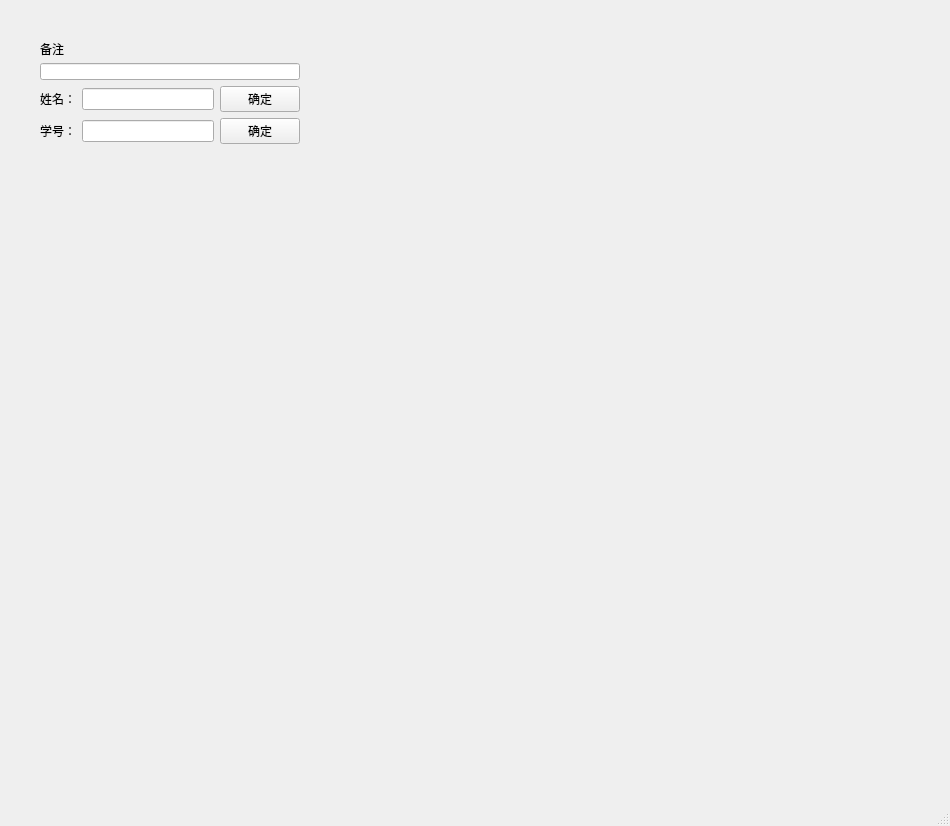
<?xml version="1.0" encoding="UTF-8"?>
<ui version="4.0">
 <class>MainWindow</class>
 <widget class="QMainWindow" name="MainWindow">
  <property name="geometry">
   <rect>
    <x>0</x>
    <y>0</y>
    <width>950</width>
    <height>826</height>
   </rect>
  </property>
  <property name="windowTitle">
   <string>MainWindow</string>
  </property>
  <widget class="QWidget" name="centralwidget">
   <widget class="QWidget" name="">
    <property name="geometry">
     <rect>
      <x>40</x>
      <y>40</y>
      <width>260</width>
      <height>104</height>
     </rect>
    </property>
    <layout class="QVBoxLayout" name="verticalLayout_2">
     <item>
      <layout class="QVBoxLayout" name="verticalLayout">
       <item>
        <widget class="QLabel" name="label">
         <property name="text">
          <string>备注</string>
         </property>
        </widget>
       </item>
       <item>
        <widget class="QLineEdit" name="lineEdit"/>
       </item>
      </layout>
     </item>
     <item>
      <layout class="QHBoxLayout" name="horizontalLayout">
       <item>
        <widget class="QLabel" name="label_2">
         <property name="text">
          <string>姓名：</string>
         </property>
        </widget>
       </item>
       <item>
        <widget class="QLineEdit" name="lineEdit_2"/>
       </item>
       <item>
        <widget class="QPushButton" name="pushButton">
         <property name="text">
          <string>确定</string>
         </property>
        </widget>
       </item>
      </layout>
     </item>
     <item>
      <layout class="QHBoxLayout" name="horizontalLayout_2">
       <item>
        <widget class="QLabel" name="label_3">
         <property name="text">
          <string>学号：</string>
         </property>
        </widget>
       </item>
       <item>
        <widget class="QLineEdit" name="lineEdit_3">
         <property name="text">
          <string/>
         </property>
        </widget>
       </item>
       <item>
        <widget class="QPushButton" name="pushButton_2">
         <property name="text">
          <string>确定</string>
         </property>
        </widget>
       </item>
      </layout>
     </item>
    </layout>
   </widget>
  </widget>
  <widget class="QMenuBar" name="menubar">
   <property name="geometry">
    <rect>
     <x>0</x>
     <y>0</y>
     <width>950</width>
     <height>23</height>
    </rect>
   </property>
  </widget>
  <widget class="QStatusBar" name="statusbar"/>
 </widget>
 <resources/>
 <connections/>
</ui>
